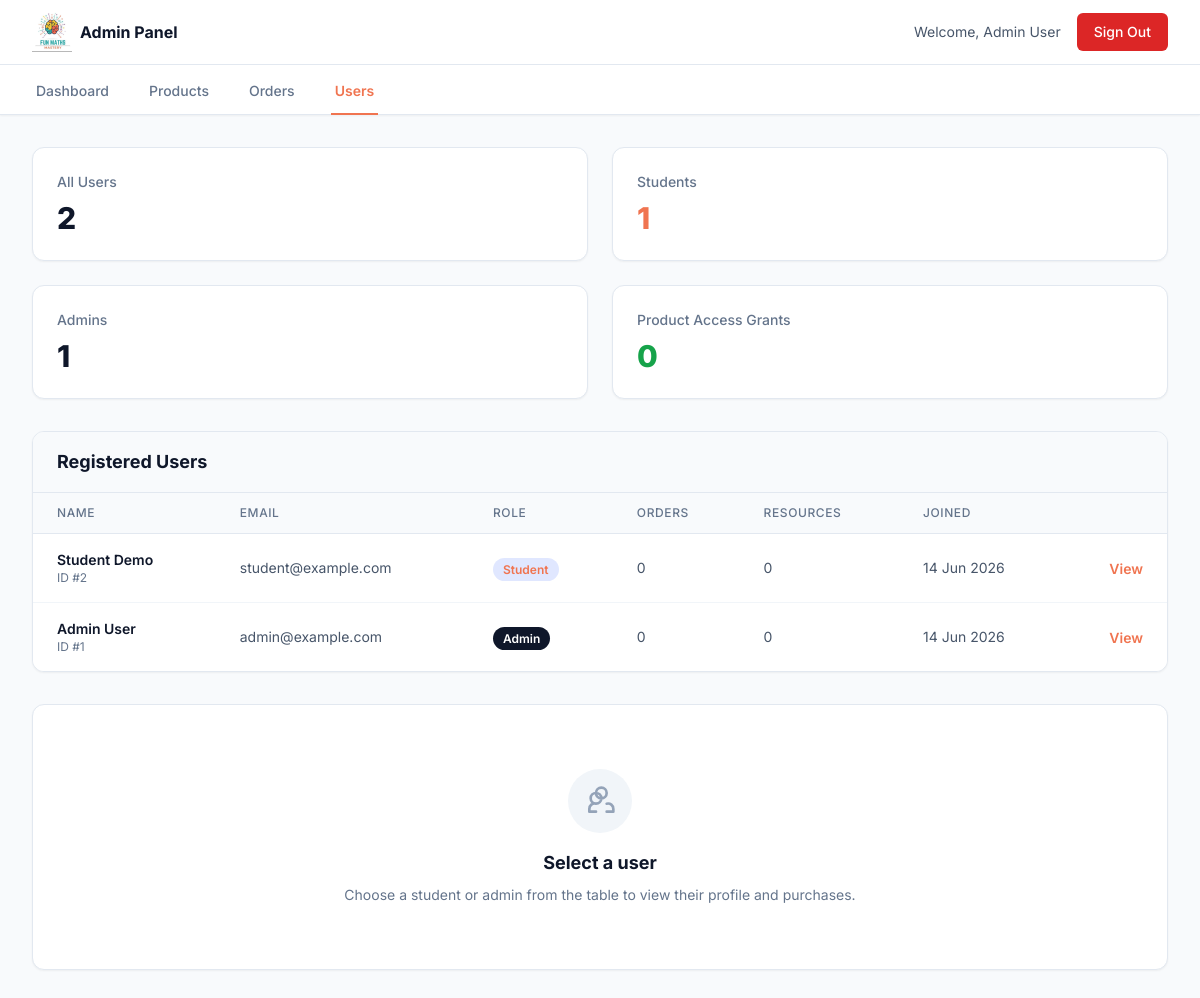
/app/admin/users.php (signed in), run on the app's committed database.
### tables this page shows
CREATE TABLE users (
            id INTEGER PRIMARY KEY AUTOINCREMENT,
            name TEXT NOT NULL,
            email TEXT UNIQUE NOT NULL,
            password TEXT NOT NULL,
            role TEXT DEFAULT 'student',
            created_at DATETIME DEFAULT CURRENT_TIMESTAMP
        );

### app/admin/users.php (the view, shortened to what this page needs)
<?php
require_once __DIR__ . '/../config/db.php';
require_once __DIR__ . '/../config/functions.php';
$totalUsers = (int)$pdo->query("SELECT COUNT(*) FROM users")->fetchColumn();
$studentUsers = (int)$pdo->query("SELECT COUNT(*) FROM users WHERE role = 'student'")->fetchColumn();
$adminUsers = (int)$pdo->query("SELECT COUNT(*) FROM users WHERE role = 'admin'")->fetchColumn();
$accessCount = (int)$pdo->query("SELECT COUNT(*) FROM user_product_access")->fetchColumn();
$stmt = $pdo->query("
    SELECT
        u.id,
        u.name,
        u.email,
        u.role,
        u.created_at,
        COUNT(DISTINCT o.id) AS order_count,
        COUNT(DISTINCT upa.product_id) AS product_count
    FROM users u
    LEFT JOIN orders o ON o.user_id = u.id
    LEFT JOIN user_product_access upa ON upa.user_id = u.id
    GROUP BY u.id
    ORDER BY u.created_at DESC, u.id DESC
");
$users = $stmt->fetchAll(PDO::FETCH_ASSOC);
$selectedUserId = isset($_GET['id']) ? (int)$_GET['id'] : 0;
$selectedUser = null;
$selectedProducts = [];
?>
    <div class="space-y-8">
        <section class="grid grid-cols-1 sm:grid-cols-2 xl:grid-cols-4 gap-6">
            <div class="bg-white rounded-xl border border-slate-200 p-6 shadow-sm">
                <p class="text-sm font-medium text-slate-500">All Users</p>
                <p class="mt-2 text-3xl font-extrabold text-slate-900"><?= $totalUsers ?></p>
            </div>
            <div class="bg-white rounded-xl border border-slate-200 p-6 shadow-sm">
                <p class="text-sm font-medium text-slate-500">Students</p>
                <p class="mt-2 text-3xl font-extrabold text-brand-600"><?= $studentUsers ?></p>
            </div>
            <div class="bg-white rounded-xl border border-slate-200 p-6 shadow-sm">
                <p class="text-sm font-medium text-slate-500">Admins</p>
                <p class="mt-2 text-3xl font-extrabold text-slate-900"><?= $adminUsers ?></p>
            </div>
            <div class="bg-white rounded-xl border border-slate-200 p-6 shadow-sm">
                <p class="text-sm font-medium text-slate-500">Product Access Grants</p>
                <p class="mt-2 text-3xl font-extrabold text-green-600"><?= $accessCount ?></p>
            </div>
        </section>
        <section class="grid grid-cols-1 xl:grid-cols-3 gap-8">
            <div class="xl:col-span-2 bg-white rounded-xl border border-slate-200 shadow-sm overflow-hidden">
                <div class="px-6 py-4 border-b border-slate-200 bg-slate-50">
                    <h1 class="text-lg font-bold text-slate-900">Registered Users</h1>
                </div>
                <div class="overflow-x-auto">
                    <table class="min-w-full divide-y divide-slate-200">
                        <thead class="bg-slate-50">
                            <tr>
                                <th class="px-6 py-3 text-left text-xs font-medium text-slate-500 uppercase tracking-wider">Name</th>
                                <th class="px-6 py-3 text-left text-xs font-medium text-slate-500 uppercase tracking-wider">Email</th>
                                <th class="px-6 py-3 text-left text-xs font-medium text-slate-500 uppercase tracking-wider">Role</th>
                                <th class="px-6 py-3 text-left text-xs font-medium text-slate-500 uppercase tracking-wider">Orders</th>
                                <th class="px-6 py-3 text-left text-xs font-medium text-slate-500 uppercase tracking-wider">Resources</th>
                                <th class="px-6 py-3 text-left text-xs font-medium text-slate-500 uppercase tracking-wider">Joined</th>
                                <th class="px-6 py-3"></th>
                            </tr>
                        </thead>
                        <tbody class="bg-white divide-y divide-slate-100">
                            <?php if (empty($users)): ?>
                                <tr>
                                    <td colspan="7" class="px-6 py-8 text-center text-slate-500">No users found.</td>
                                </tr>
                            <?php else: ?>
                                <?php foreach ($users as $user): ?>
                                    <tr class="<?= $selectedUserId === (int)$user['id'] ? 'bg-brand-50/60' : '' ?>">
                                        <td class="px-6 py-4 whitespace-nowrap">
                                            <div class="text-sm font-semibold text-slate-900"><?= h($user['name']) ?></div>
                                            <div class="text-xs text-slate-500">ID #<?= $user['id'] ?></div>
                                        </td>
                                        <td class="px-6 py-4 whitespace-nowrap text-sm text-slate-600"><?= h($user['email']) ?></td>
                                        <td class="px-6 py-4 whitespace-nowrap">
                                            <span class="px-2.5 py-1 rounded-full text-xs font-semibold <?= $user['role'] === 'admin' ? 'bg-slate-900 text-white' : 'bg-brand-100 text-brand-700' ?>">
                                                <?= ucfirst($user['role']) ?>
                                            </span>
                                        </td>
                                        <td class="px-6 py-4 whitespace-nowrap text-sm text-slate-600"><?= (int)$user['order_count'] ?></td>
                                        <td class="px-6 py-4 whitespace-nowrap text-sm text-slate-600"><?= (int)$user['product_count'] ?></td>
                                        <td class="px-6 py-4 whitespace-nowrap text-sm text-slate-600"><?= date('d M Y', strtotime($user['created_at'])) ?></td>
                                        <td class="px-6 py-4 whitespace-nowrap text-right">
                                            <a href="users.php?id=<?= $user['id'] ?>" class="text-sm font-semibold text-brand-600 hover:text-brand-700">View</a>
                                        </td>
                                    </tr>
                                <?php endforeach; ?>
                            <?php endif; ?>
                        </tbody>
                    </table>
                </div>
            </div>
            <aside class="bg-white rounded-xl border border-slate-200 shadow-sm p-6">
                <?php if ($selectedUser): ?>
                    <div class="mb-6">
                        <p class="text-sm font-semibold text-brand-600 uppercase tracking-wide mb-2">User Profile</p>
                        <h2 class="text-2xl font-extrabold text-slate-900"><?= h($selectedUser['name']) ?></h2>
                        <p class="text-sm text-slate-500 mt-2"><?= h($selectedUser['email']) ?></p>
                    </div>
                    <div class="space-y-3 text-sm mb-6">
                        <div>
                            <span class="font-semibold text-slate-900">Role:</span>
                            <span class="ml-2 px-2.5 py-1 rounded-full text-xs font-semibold <?= $selectedUser['role'] === 'admin' ? 'bg-slate-900 text-white' : 'bg-brand-100 text-brand-700' ?>">
                                <?= ucfirst($selectedUser['role']) ?>
                            </span>
                        </div>
                        <div>
                            <span class="font-semibold text-slate-900">Joined:</span>
                            <span class="ml-2 text-slate-600"><?= date('d M Y, H:i', strtotime($selectedUser['created_at'])) ?></span>
                        </div>
                        <div>
                            <span class="font-semibold text-slate-900">Purchased resources:</span>
                            <span class="ml-2 text-slate-600"><?= count($selectedProducts) ?></span>
                        </div>
                    </div>
                    <div class="border-t border-slate-200 pt-4">
                        <h3 class="font-bold text-slate-900 mb-4">Recent Purchases</h3>
                        <div class="space-y-3">
                            <?php if (empty($selectedProducts)): ?>
                                <p class="text-sm text-slate-500">No purchases recorded yet.</p>
                            <?php else: ?>
                                <?php foreach ($selectedProducts as $product): ?>
                                    <div class="rounded-lg border border-slate-200 p-4">
                                        <div class="flex items-start justify-between gap-3">
                                            <div>
                                                <div class="font-semibold text-slate-900"><?= h($product['title']) ?></div>
                                                <div class="text-xs text-slate-500 mt-1"><?= h($product['category'] ?? 'Resource') ?> • <?= strtoupper($product['file_type']) ?></div>
                                            </div>
                                            <div class="text-sm font-bold text-slate-900">R <?= number_format($product['price'], 2) ?></div>
                                        </div>
                                        <div class="text-xs text-slate-500 mt-2">Purchased: <?= date('d M Y, H:i', strtotime($product['purchase_date'])) ?></div>
                                    </div>
                                <?php endforeach; ?>
                            <?php endif; ?>
                        </div>
                    </div>
                <?php else: ?>
                    <div class="h-full flex flex-col justify-center text-center py-10">
                        <div class="w-16 h-16 mx-auto rounded-full bg-slate-100 flex items-center justify-center text-slate-400 mb-4">
                            <svg class="w-8 h-8" fill="none" stroke="currentColor" viewBox="0 0 24 24"><path stroke-linecap="round" stroke-linejoin="round" stroke-width="2" d="M17 20h5v-2a4 4 0 00-5-4M9 20H4v-2a4 4 0 015-4m8-8a4 4 0 11-8 0 4 4 0 018 0zm-8 8a4 4 0 100-8 4 4 0 000 8z"></path></svg>
                        </div>
                        <h2 class="text-lg font-bold text-slate-900">Select a user</h2>
                        <p class="text-sm text-slate-500 mt-2">Choose a student or admin from the table to view their profile and purchases.</p>
                    </div>
                <?php endif; ?>
            </aside>
        </section>
    </div>

### data on the page
users: name "Student Demo", id "2", email "student@example.com", role "Student", order_count "0", product_count "0", created_at "14 Jun 2026"
users: name "Admin User", id "1", email "admin@example.com", role "Admin", order_count "0", product_count "0", created_at "14 Jun 2026"

### other printed values
$_SESSION['user_name'] "Admin User"
$label "Dashboard"
$label "Products"
$label "Orders"
$label "Users"
$totalUsers "2"
$studentUsers "1"
$adminUsers "1"
$accessCount "0"
